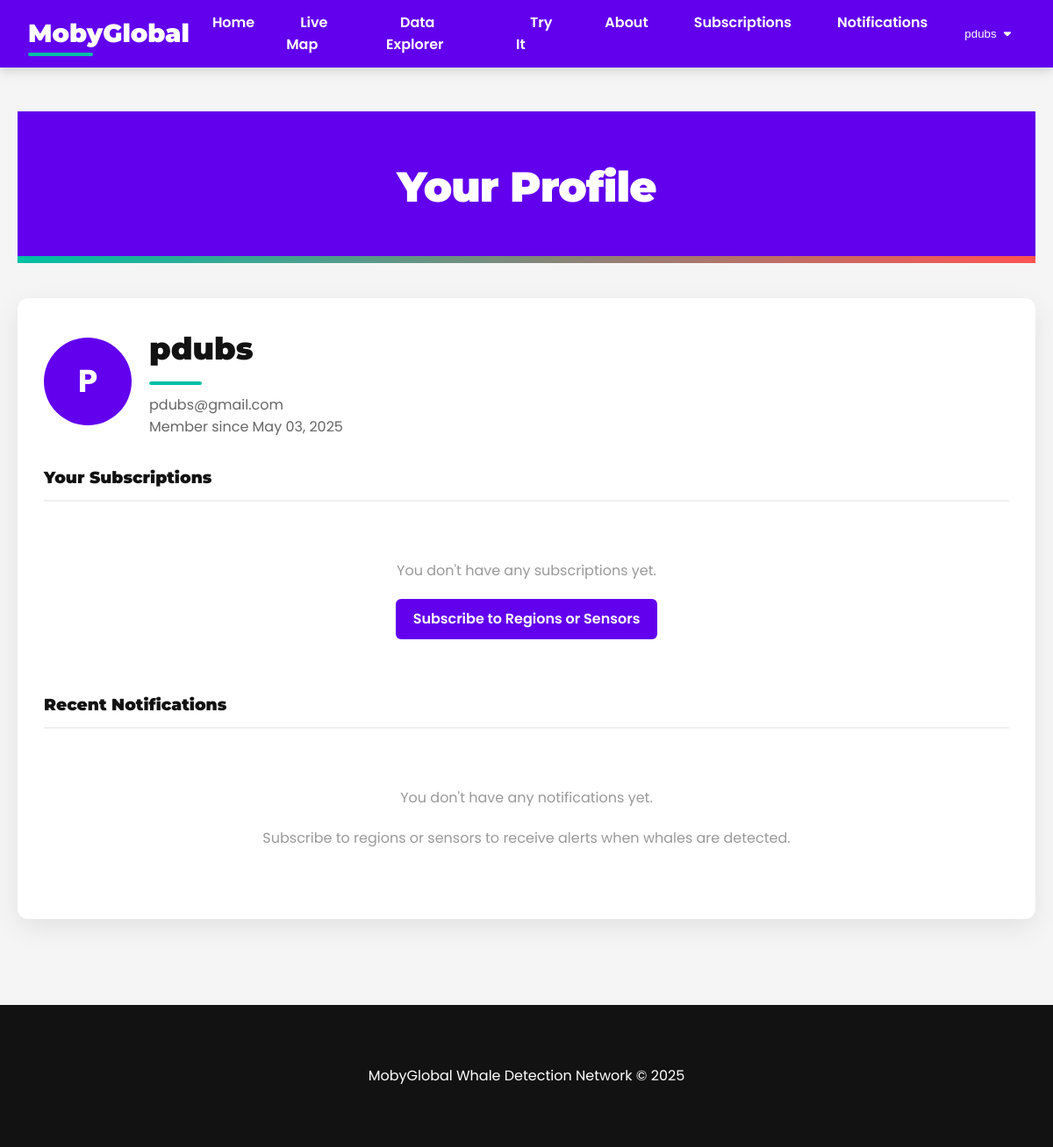
The app's page /profile (signed in) with its own data.
### models.py (models this page shows, shortened)
class User(UserMixin, db.Model):
    id = db.Column(db.Integer, primary_key=True)
    username = db.Column(db.String(64), unique=True, nullable=False)
    email = db.Column(db.String(120), unique=True, nullable=False)
    password_hash = db.Column(db.String(128))
    created_at = db.Column(db.DateTime, default=datetime.utcnow)
    notifications_enabled = db.Column(db.Boolean, default=True)
    subscriptions = db.relationship('Subscription', backref='user', lazy='dynamic', cascade="all, delete-orphan")
    notifications = db.relationship('Notification', backref='user', lazy='dynamic', cascade="all, delete-orphan")

### app.py (the view)
@app.route('/profile')
@login_required
def profile():
    subscriptions = Subscription.query.filter_by(user_id=current_user.id).all()
    notifications = Notification.query.filter_by(user_id=current_user.id).order_by(Notification.created_at.desc()).limit(10).all()
    unread_count = Notification.query.filter_by(user_id=current_user.id, read=False).count()
    regions = Region.query.all()
    sensors = Sensor.query.all()
    return render_template('profile.html',
                          active_page='profile',
                          subscriptions=subscriptions,
                          notifications=notifications,
                          unread_count=unread_count,
                          regions=regions,
                          sensors=sensors)

### app.py (called while the page is built)
@login_manager.user_loader
def load_user(user_id):
    return User.query.get(int(user_id))

### templates/profile.html (shortened to what this page needs)
{% extends "base.html" %}
{% block content %}
<div class="container">
    <header>
        <h1>Your Profile</h1>
    </header>
    <div class="profile-container">
        <div class="profile-header">
            <div class="profile-avatar">
                {{ current_user.username[0].upper() }}
            </div>
            <div class="profile-info">
                <h2>{{ current_user.username }}</h2>
                <p>{{ current_user.email }}</p>
                <p>Member since {{ current_user.created_at.strftime('%B %d, %Y') }}</p>
            </div>
        </div>
        <div class="profile-section">
            <h3>Your Subscriptions</h3>
            {% if subscriptions %}
                <div class="subscription-list">
                    {% for subscription in subscriptions %}
                        <div class="subscription-card">
                            {% if subscription.region %}
                                <h4>{{ subscription.region.name }}</h4>
                                <p>Region</p>
                                <p>{{ subscription.region.description }}</p>
                            {% elif subscription.sensor %}
                                <h4>{{ subscription.sensor.name }}</h4>
                                <p>Sensor</p>
                                <p>Location: {{ subscription.sensor.location }}</p>
                            {% endif %}
                            <div class="subscription-actions">
                                <form method="POST" action="{{ url_for('unsubscribe') }}">
                                    <input type="hidden" name="subscription_id" value="{{ subscription.id }}">
                                    <button type="submit" class="btn-unsubscribe">Unsubscribe</button>
                                </form>
                            </div>
                        </div>
                    {% endfor %}
                </div>
            {% else %}
                <div class="empty-state">
                    <p>You don't have any subscriptions yet.</p>
                    <a href="{{ url_for('subscriptions') }}" class="btn-subscribe">Subscribe to Regions or Sensors</a>
                </div>
            {% endif %}
        </div>
        <div class="profile-section">
            <h3>Recent Notifications {% if unread_count %}<span class="badge">{{ unread_count }} unread</span>{% endif %}</h3>
            {% if notifications %}
                <div class="notification-list">
                    {% for notification in notifications %}
                        <div class="notification-item {% if not notification.read %}notification-unread{% endif %}">
                            <div class="notification-header">
                                <div class="notification-title">{{ notification.title }}</div>
                                <div class="notification-time">{{ notification.created_at.strftime('%b %d, %H:%M') }}</div>
                            </div>
                            <div class="notification-message">{{ notification.message }}</div>
                        </div>
                    {% endfor %}
                </div>
                <a href="{{ url_for('notifications') }}" class="view-all">View All Notifications</a>
            {% else %}
                <div class="empty-state">
                    <p>You don't have any notifications yet.</p>
                    <p>Subscribe to regions or sensors to receive alerts when whales are detected.</p>
                </div>
            {% endif %}
        </div>
    </div>
</div>
{% endblock %}

### templates/base.html (shortened to what this page needs)
<!DOCTYPE html>
<html lang="en">
<head>
    <link rel="stylesheet" href="https://cdnjs.cloudflare.com/ajax/libs/font-awesome/6.4.0/css/all.min.css">
</head>
<body>
    <nav>
        <div class="nav-container">
            <a href="/" class="logo">MobyGlobal</a>
            <ul class="nav-links">
                <li><a href="/" {% if active_page == 'home' %}class="active"{% endif %}>Home</a></li>
                <li><a href="/map" {% if active_page == 'map' %}class="active"{% endif %}>Live Map</a></li>
                <li><a href="/data" {% if active_page == 'data' %}class="active"{% endif %}>Data Explorer</a></li>
                <li><a href="/try-it" {% if active_page == 'try-it' %}class="active"{% endif %}>Try It</a></li>
                <li><a href="/about" {% if active_page == 'about' %}class="active"{% endif %}>About</a></li>
                {% if current_user.is_authenticated %}
                <li><a href="/subscriptions" {% if active_page == 'subscriptions' %}class="active"{% endif %}>Subscriptions</a></li>
                <li><a href="/notifications" {% if active_page == 'notifications' %}class="active"{% endif %}>Notifications</a></li>
                {% endif %}
            </ul>
            <div class="auth-links">
                {% if current_user.is_authenticated %}
                    <div class="user-dropdown">
                        <button class="dropdown-btn">{{ current_user.username }} <i class="fas fa-caret-down"></i></button>
                    </div>
                {% else %}
                    <a href="/login" class="auth-btn login-btn">Login</a>
                    <a href="/register" class="auth-btn register-btn">Register</a>
                {% endif %}
            </div>
        </div>
    </nav>
    <div class="container" style="padding-top: 10px;">
    </div>
    {% block content %}{% endblock %}
    <footer>
        <div class="container">
            <p>MobyGlobal Whale Detection Network &copy; 2025</p>
        </div>
    </footer>
</body>
</html>

### records on screen
User: username "pdubs", username "P", email "pdubs@gmail.com", created_at "May 03, 2025"
